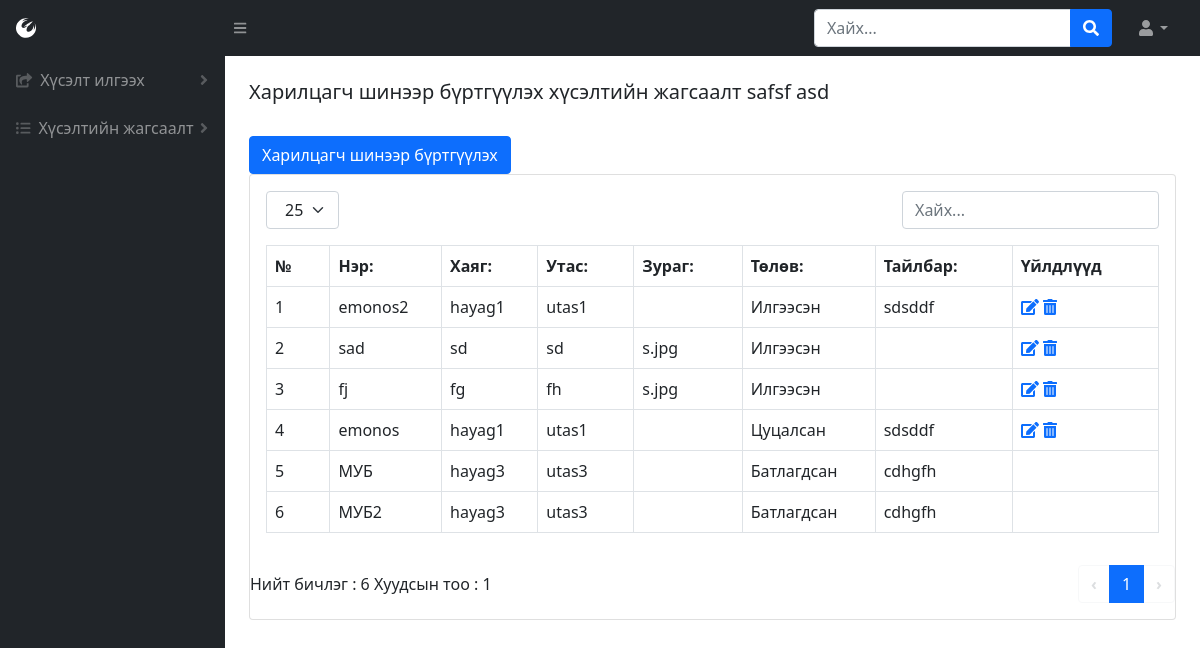
Page /company-list (signed in) on the earlier database version.
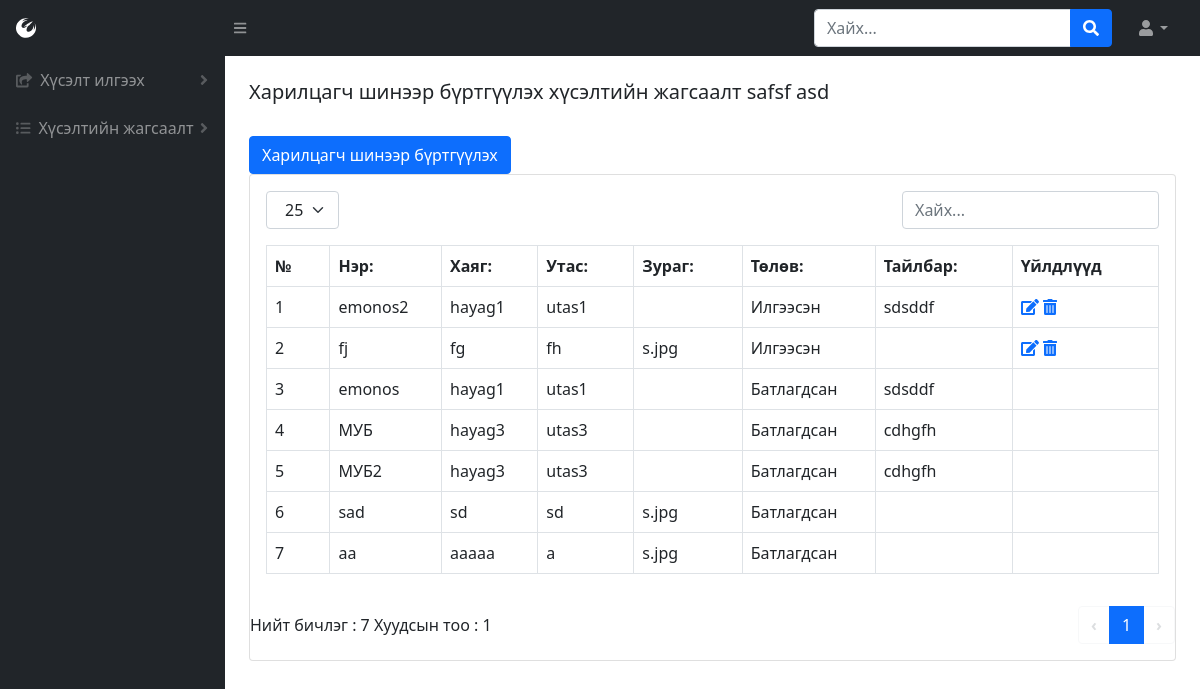
Same page on the later database version.
### BMweb/models.py (models this page shows, shortened)
class Company(models.Model):
    comName = models.CharField(max_length=300, verbose_name=_("Компаний нэр"))
    hayag = models.CharField(max_length=1000, verbose_name=_("Компаний хаяг"))
    phone = models.CharField(max_length=30, verbose_name=_("Компаний утас"))
    thumbimage = models.ImageField(
        upload_to="media/productthumb/", blank = True, null=True,  verbose_name=_("Зураг")
    )
    comState = models.ForeignKey(State, on_delete=CASCADE, verbose_name=_("Төлөв"))
    description = models.TextField(blank = True, null=True,verbose_name=_("Тайлбар"))
    reg_user = models.IntegerField(verbose_name=_("Нэвтэрсэн хэрэглэгч"))
    reg_date = models.DateTimeField(default=datetime.now, verbose_name=_("Нэвтэрсэн огноо"))
    class Meta:
        verbose_name = _("Компани")
        verbose_name_plural = _("Компани")

class State(models.Model):
    stateName = models.CharField(max_length=300, verbose_name=_("Төлөвийн нэр"))
    class Meta:
        verbose_name = _("Барааны төлөв")
        verbose_name_plural = _("Барааны төлөв")
    def __str__(self):
        return self.stateName

### BMweb/views.py (the view)
# urls.py: path('company-list',views.companyList, name='company-list'),
def companyList(request):
    if 'user_id' in request.session:
        p = Company.objects.filter(reg_user=request.session['user_id']).order_by('comState')
        size = 25
        if 'size' in request.GET:
            size = request.GET['size']
        pc = Paginator(p, size)
        page_num = 1
        if 'page' in request.GET:
            page_num = int(request.GET['page'])
            print('page')
            print(page_num)
        page=pc.page(page_num)
        h = Hereglegch.objects.get(pk=request.session['user_id'])
        return render(request,'companyList.html', {'user': h, 'companyList': page.object_list, 'size':size, 'count':pc.count, 'page_count': pc.num_pages, 'page_range':pc.page_range, 'page_num':page_num, 'has_next':page.has_next(), 'has_previous': page.has_previous(), 'start_index':page.start_index() })
    else:
        return redirect('/login')

### BMweb/templates/companyList.html (shortened to what this page needs)
{% load static %}
<!DOCTYPE html>
<html lang="en">
    <head>
        <link href="https://cdn.jsdelivr.net/npm/simple-datatables@latest/dist/style.css" rel="stylesheet" />
        <link href="css/styles.css" rel="stylesheet" />
        <link href="{% static 'css/styles.css' %}" rel="stylesheet"/>
    </head>
    <body class="sb-nav-fixed">
        {% include "topNav.html" %}
        <div id="layoutSidenav">
            {% include "leftNav.html" %}
            <div id="layoutSidenav_content">
                {%  include "comList.html" %}
            </div>
        </div>
    </body>
</html>

### BMweb/templates/comList.html (shortened to what this page needs)
<main>    {% include "tabs.html" %}
    <div class="container-fluid px-4">
        <h5 class="mt-4">Харилцагч шинээр бүртгүүлэх хүсэлтийн жагсаалт safsf asd  </h5>
        {% if user.role_id == 2 %}
        <a href="{% url 'company' %}" class="btn btn-primary" role="button">Харилцагч шинээр бүртгүүлэх</a>
        {% endif %}
        <div class="card mb-4">
            <div class="card-body">
                {% include "tableTop.html" %}
                <table id="datatablesSimple" class="dataTable-table">
                  <thead>
                      <tr>
                          <th data-sortable="" class="asc">
                            <a href="#" class="dataTable-sorter">№</a>
                         </th>
                          <th data-sortable="" class="asc">
                              <a href="#" class="dataTable-sorter">Нэр:</a>
                          </th>
                          <th data-sortable="" class="asc">
                              <a href="#" class="dataTable-sorter">Хаяг:</a>
                          </th>
                          <th data-sortable="" class="asc">
                              <a href="#" class="dataTable-sorter">Утас:</a>
                          </th>
                          <th data-sortable="" class="asc">
                              <a href="#" class="dataTable-sorter">Зураг:</a>
                          </th>
                          <th data-sortable="" class="asc">
                              <a href="#" class="dataTable-sorter">Төлөв:</a>
                          </th>
                          <th data-sortable="" class="asc">
                              <a href="#" class="dataTable-sorter">Тайлбар:</a>
                          </th>
                          <th data-sortable="" class="asc">
                              <a href="#" class="dataTable-sorter">Үйлдлүүд</a>
                          </th>
                      </tr>
                  </thead>
                    {% for h in companyList %}
                      <tr>
                          <td>{{ forloop.counter0|add:start_index }}</td>
                          <td>{{ h.comName }}</td>
                          <td>{{ h.hayag }}</td>
                          <td>{{ h.phone }}</td>
                          <td>{{ h.thumbimage }}</td>
                          <td>{{ h.comState }}</td>
                          <td>{{ h.description|default_if_none:"" }}</td>
                          <td>
                          {% if user.role_id|add:0 < 3 and h.comState_id|add:0 < 3 %}
                            <a href="/company?edit={{h.id}}"><i class="fas fa-edit"></i></a>
                            <a href="/company?del={{h.id}}" class="confirm-delete" onclick="return confirm('Та устгахдаа итгэлтэй байна уу?')" ><i class="fas fa-trash-alt"></i></a>
                          {% endif %}
                          </td>
                      </tr>
                    {% endfor %}
                </table>
            </div>
            {% include "tableBottom.html" %}
        </div>
    </div>
</main>

Differences in the rows shown:
changed Company "emonos": comState "Цуцалсан" → "Батлагдсан"; comState_id 2 → 3 (drawn)
changed Company "sad": comState "Илгээсэн" → "Батлагдсан"; comState_id 1 → 3 (drawn); moves down the list
added Company: comName "aa", hayag "aaaaa", phone "a", thumbimage "s.jpg", comState "Батлагдсан"
Other differences:
{{ count }}: "6" → "7"
